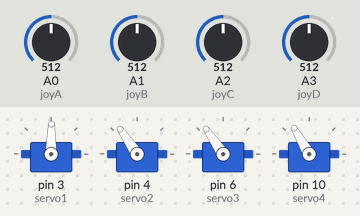
A sketch run on a simulated Arduino Uno, built with avr-gcc and run on an emulated ATmega328P. Parts: 4 × servo. Inputs (shaded band) come from the test bench; at power-on: A0 (joyA) = 512, A1 (joyB) = 512, A2 (joyC) = 512, A3 (joyD) = 512.

Above: at 1.2 s.
1.3 s: A0 (joyA) set to 716
At 2.1 s:
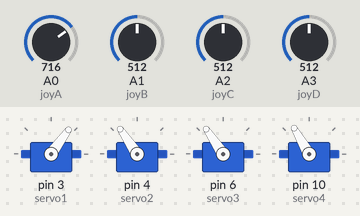
2.8 s: A1 (joyB) set to 716
At 3.1 s:
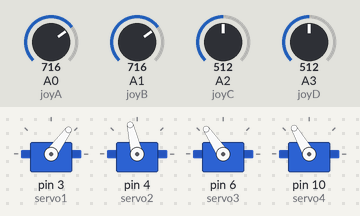
4.3 s: A2 (joyC) set to 716
At 5.4 s:
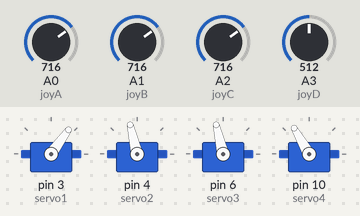
5.8 s: A3 (joyD) set to 716
At 7.0 s:
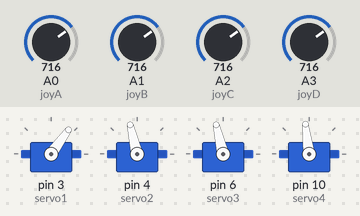
7.3 s: A0 (joyA) set to 992
At 8.0 s:
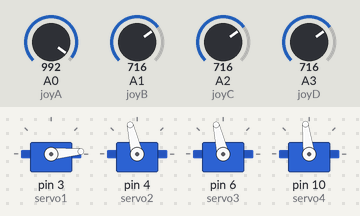
8.8 s: A1 (joyB) set to 992
At 10.2 s:
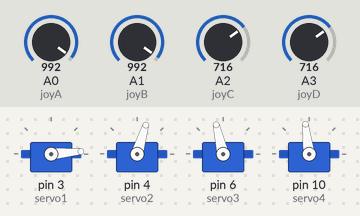
Timing chart, 0 to 11.3 s (numbered marks = the images above; inputs shaded):
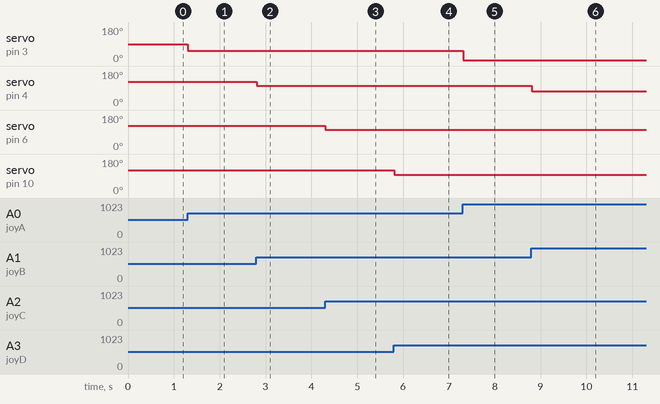

The sketch:

robot_arm.ino
```cpp
#include <Servo.h>

Servo servo1;
Servo servo2;
Servo servo3;
Servo servo4;

int joyA = 0;
int joyB = 1;
int joyC = 2;
int joyD = 3;

int servoVal;


void setup()
{
  // put your setup code here, to run once:
  servo1.attach(3);
  servo2.attach(4);
  servo3.attach(6);
  servo4.attach(10);
}

void loop() {
  // put your main code here, to run repeatedly:
  servoVal = analogRead(joyA);
  servoVal = map(servoVal, 1023, 0, 0, 180);
  servo1.write(servoVal);

  servoVal = analogRead(joyB);
  servoVal = map(servoVal, 1023, 0, 70, 180);
  servo2.write(servoVal);

  servoVal = analogRead(joyC);
  servoVal = map(servoVal, 1023, 0, 70, 180);
  servo3.write(servoVal);

  servoVal = analogRead(joyD);
  servoVal = map(servoVal, 512, 0, 120, 180);
  servo4.write(servoVal);

  delay(15);

}
```

Measured:
- after the input at 1.3 s, servo on pin 3 (servo1): 89° → 54° at once
- after the input at 2.8 s, servo on pin 4 (servo2): 124° → 103° at once
- after the input at 4.3 s, servo on pin 6 (servo3): 124° → 103° at once
- after the input at 5.8 s, servo on pin 10 (servo4): 120° → 97° at once
- after the input at 7.3 s, servo on pin 3 (servo1): 54° → 5° at once
- after the input at 8.8 s, servo on pin 4 (servo2): 103° → 73° at once
